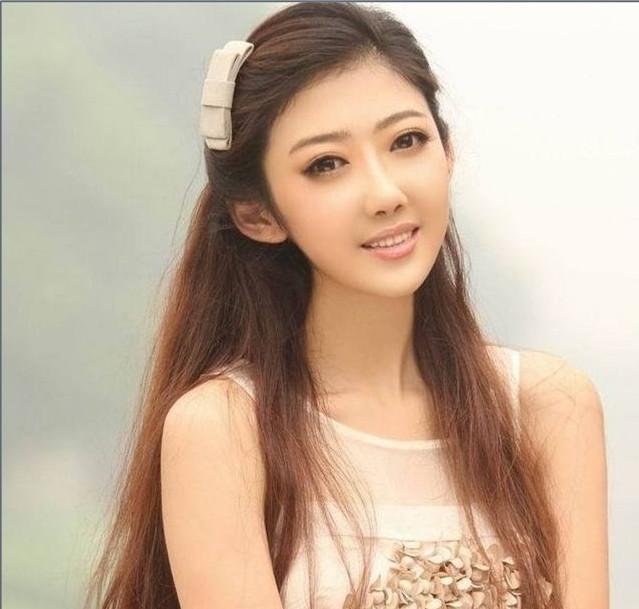
#> input picture contours/water3.jpg, 639 x 609 px
$ python water3.py   (older library calls are emulated)
#> lines starting #> are read from the running program, lines starting #| are printed output that depends on the picture; after the words box and inside, x2 and y2 are one past the last pixel; in counts of white or black regions, pixels touching at a corner belong together

import cv2
import random
import numpy as np

def RandomColor(value):
  others = value // 255
  aa = random.randint(0,others)
  bb = random.randint(0,others)
  cc = random.randint(0,others)
  return (aa,bb,cc)


image = cv2.imread("water3.jpg")
#> image is the input picture: shape (609, 639, 3); mean B, G, R 156, 176.5, 198
# cv2.imshow("Source", image)


# Mat imageGray;
# cvtColor(image,imageGray,CV_RGB2GRAY);//灰度转换
# GaussianBlur(imageGray,imageGray,Size(5,5),2);   //高斯滤波
# imshow("Gray Image",imageGray);
# Canny(imageGray,imageGray,80,150);
# imshow("Canny Image",imageGray);

# 灰度化，滤波，Canny边缘检测
imgray = cv2.cvtColor(image,cv2.COLOR_BGR2GRAY)
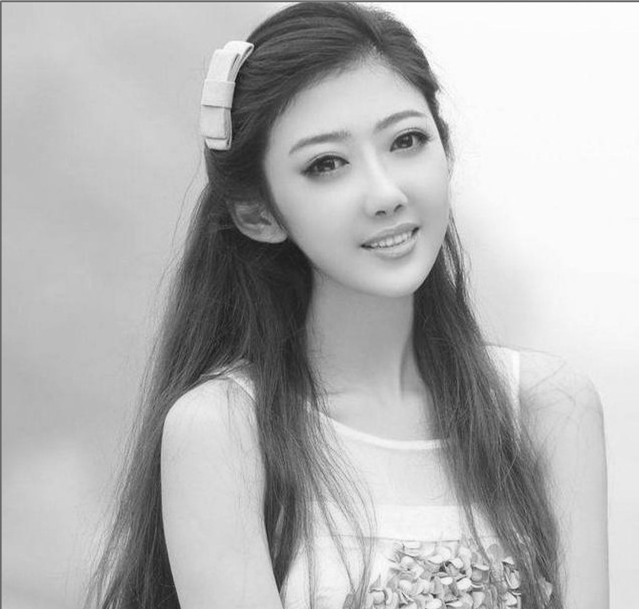
#> imgray: shape (609, 639); min 20, max 255, mean 180.6
blurred = cv2.GaussianBlur(imgray, (5, 5), 2)
# cv2.imshow("Gray", blurred)
edges = cv2.Canny(blurred, 80, 150)
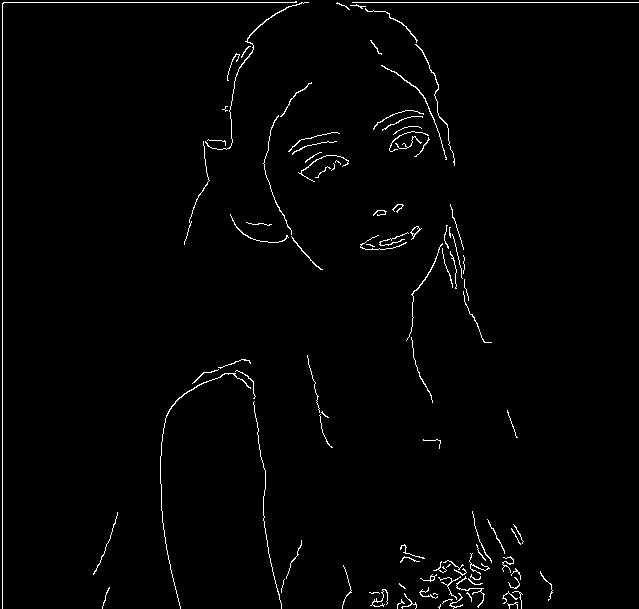
#> edges: shape (609, 639); 1.6% white in thin lines or dots
cv2.imshow("Canny", edges)
# cv2.waitKey(0)
# cv2.destroyAllWindows()

#查找轮廓
#vector<vector<Point>> contours;
#vector<Vec4i> hierarchy;
#findContours(imageGray,contours,hierarchy,RETR_TREE,CHAIN_APPROX_SIMPLE,Point());
#Mat imageContours=Mat::zeros(image.size(),CV_8UC1);  //轮廓
#Mat marks(image.size(),CV_32S);   //Opencv分水岭第二个矩阵参数
#marks=Scalar::all(0);
#int index = 0;
#int compCount = 0;
#for( ; index >= 0; index = hierarchy[index][0], compCount++ )
#{
#	//对marks进行标记，对不同区域的轮廓进行编号，相当于设置注水点，有多少轮廓，就有多少注水点
#	drawContours(marks, contours, index, Scalar::all(compCount+1), 1, 8, hierarchy);
#	drawContours(imageContours,contours,index,Scalar(255),1,8,hierarchy);
#}


# height, width = edges.shape[:2]

# ret, binary = cv2.threshold(edges, 0, 255, cv2.THRESH_BINARY | cv2.THRESH_OTSU)

# skinCrCbHist = np.zeros(edges.shape[:2], dtype="uint8")

edges, contours, hierarchy = cv2.findContours(edges,cv2.RETR_TREE,cv2.CHAIN_APPROX_SIMPLE)
#> contours = 103 contours, 92 with area under 20; largest, box (x1, y1, x2, y2) and area: (205, 2, 309, 150) 56, (410, 226, 422, 240) 51, (160, 373, 251, 609) 46, (381, 65, 447, 160) 41, (411, 226, 420, 235) 34
imageContours = np.zeros((512,512,3),np.uint8)
cv2.imshow('empty_img',imageContours)
empty_img1 =cv2.drawContours(imageContours,contours,-1,(0,255,0),1)
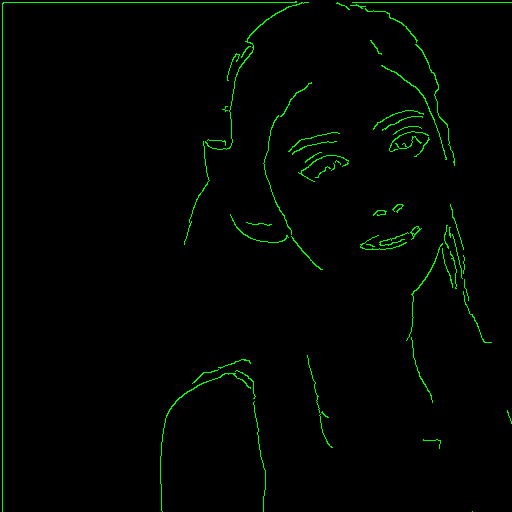
#> empty_img1: shape (512, 512, 3); mean of channels 0, 1, 2 0, 4.2, 0; drawn as B, G, R

cv2.imshow('skinCrCbHist',empty_img1)


index = 0
compCount = 0
for x in hierarchy[index][0]:
  print(x)
#> this loop made 4 passes
#| 1
#| -1
#| -1
#| -1

cv2.waitKey(0)
cv2.destroyAllWindows()

# //我们来看一下传入的矩阵marks里是什么东西
# Mat marksShows;
# convertScaleAbs(marks,marksShows);
# imshow("marksShow",marksShows);
# imshow("轮廓",imageContours);
# watershed(image,marks);
#
# //我们再来看一下分水岭算法之后的矩阵marks里是什么东西
# Mat afterWatershed;
# convertScaleAbs(marks,afterWatershed);
# imshow("After Watershed",afterWatershed);
#
# //对每一个区域进行颜色填充
# Mat PerspectiveImage=Mat::zeros(image.size(),CV_8UC3);
# for(int i=0;i<marks.rows;i++)
# {
# 	for(int j=0;j<marks.cols;j++)
# 	{
# 		int index=marks.at<int>(i,j);
# 		if(marks.at<int>(i,j)==-1)
# 		{
# 			PerspectiveImage.at<Vec3b>(i,j)=Vec3b(255,255,255);
# 		}
# 		else
# 		{
# 			PerspectiveImage.at<Vec3b>(i,j) =RandomColor(index);
# 		}
# 	}
# }
# imshow("After ColorFill",PerspectiveImage);
#
# //分割并填充颜色的结果跟原始图像融合
# Mat wshed;
# addWeighted(image,0.4,PerspectiveImage,0.6,0,wshed);
# imshow("AddWeighted Image",wshed);
#
# waitKey();

$ run again, with contours/water_coins.jpg copied over contours/water3.jpg
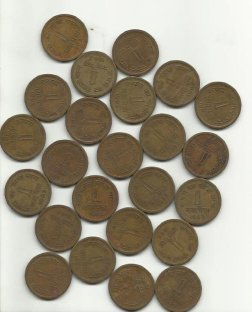
#> input picture contours/water_coins.jpg, 252 x 312 px
#> image is the input picture: shape (312, 252, 3); mean B, G, R 136.3, 153.2, 161.4
#> `edges = cv2.Canny(blurred, 80, 150)`:
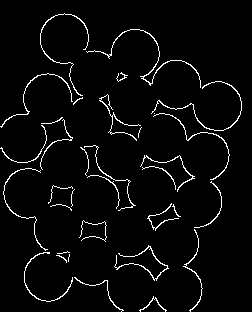
#> edges: shape (312, 252); 3.7% white in thin lines or dots
#> contours = 38 contours, 24 with area under 20; largest, box (x1, y1, x2, y2) and area: (86, 29, 201, 88) 68, (151, 81, 242, 131) 48, (114, 245, 169, 281) 47, (24, 252, 73, 302) 40, (40, 13, 89, 96) 38
#> `empty_img1 =cv2.drawContours(imageContours,contours,-1,(0,255,0),1)`:
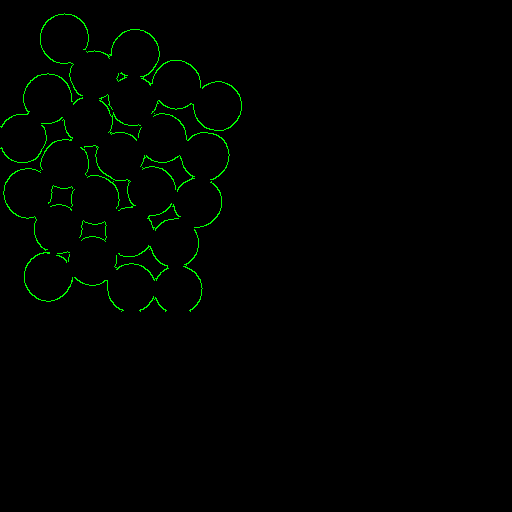
#> empty_img1: shape (512, 512, 3); mean of channels 0, 1, 2 0, 2.9, 0; drawn as B, G, R
#> the loop `for x in hierarchy[index][0]:` made 4 passes
#| 1
#| -1
#| -1
#| -1
